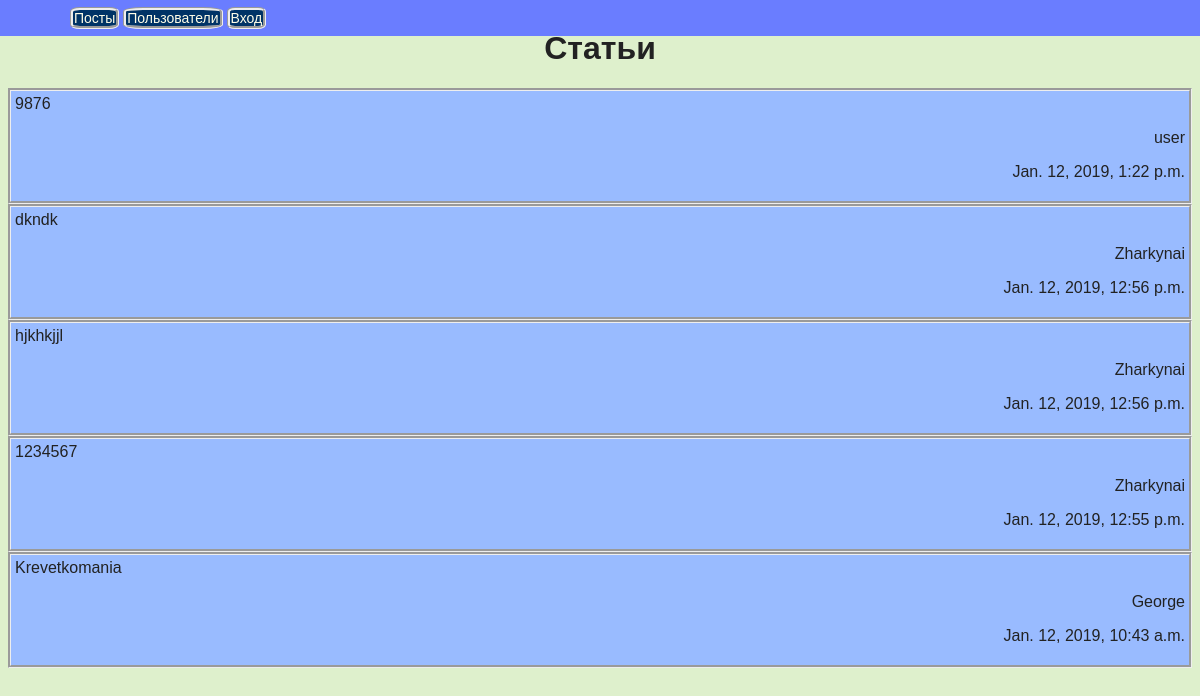
The page / on the database its author committed.
### webapp/models.py (models this page shows)
class Post(models.Model):
    title = models.CharField(max_length=75, null=False, blank=False,verbose_name='Заголовок')
    text = models.TextField(max_length=1000, null=True, blank=True,verbose_name='Текст')
    author = models.ForeignKey(User,on_delete=models.PROTECT,related_name='Автор')
    date = models.DateTimeField(auto_now=True,verbose_name = "Дата")

### webapp/views.py (the view)
# urls.py: path('', PostListView.as_view(), name='index'),
class PostListView(ListView):
    model = Post
    template_name = 'post_list.html'
    def get_queryset(self):
         return Post.objects.all().order_by('date').reverse()

### webapp/templates/post_list.html (shortened to what this page needs)
{% extends "base.html" %}
{% block content %}
    <h1>Статьи</h1>
    {% for post in object_list %}
    <div style="background-color: #99BBFF;
    border: groove;
    padding: 4px;">
        <a href='{% url "post_detail" post.pk %}'>{{ post.title }}</a>
        <p align="right">{{post.author.username}}</p>
        <p align="right">{{post.date}}</p>
    </div>
{% endfor %}
{% endblock %}

### webapp/templates/base.html (shortened to what this page needs)
<!doctype html>
<html lang="en">
<head>
</head>
<body>
    <nav class="navbar">
        <ul class="menu">
            <ul class="navbar-nav">
                <li><a href = "{% url 'index' %}">Посты</a></li>
                <li><a href = "{% url 'user_list' %}">Пользователи</a></li>
                {% if user.is_authenticated %}
                <li><a href = "{% url 'post_create' %}">Новый пост</a></li>
                <li class="nav-item">
                    <a href="{% url 'logout' %}" class="nav-link">Выход</a>
                </li>
                {% else %}
                <li class="nav-item">
                    <a href="{% url 'login' %}" class="nav-link">Вход</a>
                </li>
                {% endif %}
        </ul>
    </nav>
    {% block content %}{% endblock %}
</body>
</html>

### webapp/templates/base.html (style rules this page uses)
body { font-family: Arial, sans-serif; background: rgb(222, 240, 204); color: #222222; margin-top: 30px; }
a { text-decoration: none; color: inherit; }
.navbar { display: block; background: #6a7dff; position: fixed; top: 0; right: 0; left: 0; font-size: 0; box-sizing: border-box; padding: 7px 30px; }
.menu { font-size: 14px; line-height: 1; padding: 0; margin: 0; display: inline-block; color: #fffee8; }
.menu li { display: inline-block; background-color: #003366; border-radius: 20%; border: groove; padding: 1px; }
.menu li a { display: inline-block; }
h1 { text-align: center; }

### rows shown on the page
Post: title "9876", author.username "user", date "Jan. 12, 2019, 1:22 p.m."
Post: title "dkndk", author.username "Zharkynai", date "Jan. 12, 2019, 12:56 p.m."
Post: title "hjkhkjjl", author.username "Zharkynai", date "Jan. 12, 2019, 12:56 p.m."
Post: title "1234567", author.username "Zharkynai", date "Jan. 12, 2019, 12:55 p.m."
Post: title "Krevetkomania", author.username "George", date "Jan. 12, 2019, 10:43 a.m."
